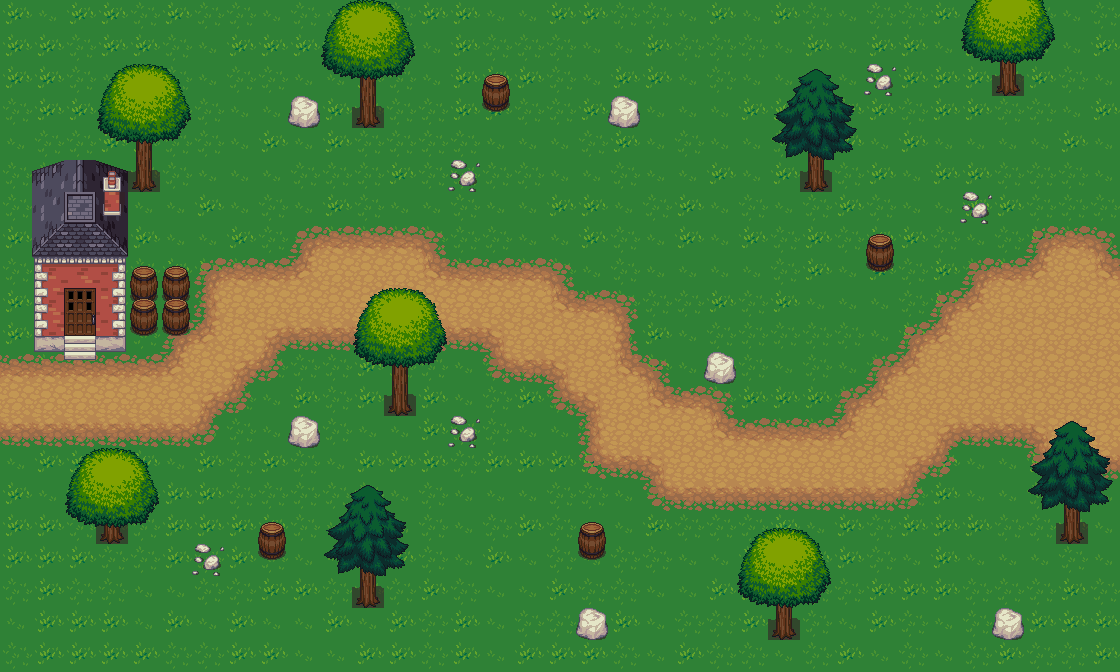

The image is a tile-based game level rendered from a .tmx file. Its description and source (layers, tilesets, objects; grid data summarised) follow:
An orthogonal 35x21 tile map with 32x32 px tiles, 7 tile layers (grama, caminho, tronco arvore, copa, ...), 38 tilesets.

<map version="1.0" orientation="orthogonal" renderorder="right-down" width="35" height="21" tilewidth="32" tileheight="32" nextobjectid="1">
 <tileset firstgid="1" name="barrel" tilewidth="32" tileheight="32" tilecount="8" columns="4">
  <image source="../../sprites/LPC Base Assets/tiles/barrel.png" width="128" height="64" />
 </tileset>
 <tileset firstgid="9" name="brackish" tilewidth="32" tileheight="32" tilecount="18" columns="3">
  <image source="../../sprites/LPC Base Assets/tiles/brackish.png" width="96" height="192" />
 </tileset>
 <tileset firstgid="27" name="bridges" tilewidth="32" tileheight="32" tilecount="42" columns="6">
  <image source="../../sprites/LPC Base Assets/tiles/bridges.png" width="192" height="224" />
 </tileset>
 <tileset firstgid="69" name="buckets" tilewidth="32" tileheight="32" tilecount="6" columns="3">
  <image source="../../sprites/LPC Base Assets/tiles/buckets.png" width="96" height="64" />
 </tileset>
 <tileset firstgid="75" name="cabinets" tilewidth="32" tileheight="32" tilecount="78" columns="6">
  <image source="../../sprites/LPC Base Assets/tiles/cabinets.png" width="192" height="416" />
 </tileset>
 <tileset firstgid="153" name="castle_lightsources" tilewidth="32" tileheight="32" tilecount="20" columns="5">
  <image source="../../sprites/LPC Base Assets/tiles/castle_lightsources.png" width="160" height="128" />
 </tileset>
 <tileset firstgid="173" name="castle_outside" tilewidth="32" tileheight="32" tilecount="187" columns="17">
  <image source="../../sprites/LPC Base Assets/tiles/castle_outside.png" width="544" height="352" />
 </tileset>
 <tileset firstgid="360" name="castlefloors" tilewidth="32" tileheight="32" tilecount="100" columns="10">
  <image source="../../sprites/LPC Base Assets/tiles/castlefloors.png" width="320" height="320" />
 </tileset>
 <tileset firstgid="460" name="castlefloors_outside" tilewidth="32" tileheight="32" tilecount="20" columns="4">
  <image source="../../sprites/LPC Base Assets/tiles/castlefloors_outside.png" width="128" height="160" />
 </tileset>
 <tileset firstgid="480" name="castlewalls" tilewidth="32" tileheight="32" tilecount="180" columns="12">
  <image source="../../sprites/LPC Base Assets/tiles/castlewalls.png" width="384" height="480" />
 </tileset>
 <tileset firstgid="660" name="cement" tilewidth="32" tileheight="32" tilecount="18" columns="3">
  <image source="../../sprites/LPC Base Assets/tiles/cement.png" width="96" height="192" />
 </tileset>
 <tileset firstgid="678" name="cementstair" tilewidth="32" tileheight="32" tilecount="20" columns="5">
  <image source="../../sprites/LPC Base Assets/tiles/cementstair.png" width="160" height="128" />
 </tileset>
 <tileset firstgid="698" name="chests" tilewidth="32" tileheight="32" tilecount="6" columns="2">
  <image source="../../sprites/LPC Base Assets/tiles/chests.png" width="64" height="96" />
 </tileset>
 <tileset firstgid="704" name="country" tilewidth="32" tileheight="32" tilecount="20" columns="5">
  <image source="../../sprites/LPC Base Assets/tiles/country.png" width="160" height="128" />
 </tileset>
 <tileset firstgid="724" name="cup" tilewidth="32" tileheight="32" tilecount="2" columns="1">
  <image source="../../sprites/LPC Base Assets/tiles/cup.png" width="32" height="64" />
 </tileset>
 <tileset firstgid="726" name="dirt" tilewidth="32" tileheight="32" tilecount="18" columns="3">
  <image source="../../sprites/LPC Base Assets/tiles/dirt.png" width="96" height="192" />
  <terraintypes>
   <terrain name="caminho" tile="-1" />
  </terraintypes>
  <tile id="1" terrain="0,0,0," />
  <tile id="2" terrain="0,0,,0" />
  <tile id="4" terrain="0,,0,0" />
  <tile id="5" terrain=",0,0,0" />
  <tile id="6" terrain=",,,0" />
  <tile id="7" terrain=",,0,0" />
  <tile id="8" terrain=",,0," />
  <tile id="9" terrain=",0,,0" />
  <tile id="10" terrain="0,0,0,0" />
  <tile id="11" terrain="0,,0," />
  <tile id="12" terrain=",0,," />
  <tile id="13" terrain="0,0,," />
  <tile id="14" terrain="0,,," />
 </tileset>
 <tileset firstgid="744" name="dirt2" tilewidth="32" tileheight="32" tilecount="18" columns="3">
  <image source="../../sprites/LPC Base Assets/tiles/dirt2.png" width="96" height="192" />
 </tileset>
 <tileset firstgid="762" name="dungeon" tilewidth="32" tileheight="32" tilecount="104" columns="13">
  <image source="../../sprites/LPC Base Assets/tiles/dungeon.png" width="416" height="256" />
 </tileset>
 <tileset firstgid="866" name="grass" tilewidth="32" tileheight="32" tilecount="18" columns="3">
  <image source="../../sprites/LPC Base Assets/tiles/grass.png" width="96" height="192" />
 </tileset>
 <tileset firstgid="884" name="grassalt" tilewidth="32" tileheight="32" tilecount="18" columns="3">
  <image source="../../sprites/LPC Base Assets/tiles/grassalt.png" width="96" height="192" />
 </tileset>
 <tileset firstgid="902" name="hole" tilewidth="32" tileheight="32" tilecount="18" columns="3">
  <image source="../../sprites/LPC Base Assets/tiles/hole.png" width="96" height="192" />
 </tileset>
 <tileset firstgid="920" name="holek" tilewidth="32" tileheight="32" tilecount="18" columns="3">
  <image source="../../sprites/LPC Base Assets/tiles/holek.png" width="96" height="192" />
 </tileset>
 <tileset firstgid="938" name="holemid" tilewidth="32" tileheight="32" tilecount="18" columns="3">
  <image source="../../sprites/LPC Base Assets/tiles/holemid.png" width="96" height="192" />
 </tileset>
 <tileset firstgid="956" name="house" tilewidth="32" tileheight="32" tilecount="63" columns="9">
  <image source="../../sprites/LPC Base Assets/tiles/house.png" width="288" height="224" />
 </tileset>
 <tileset firstgid="1019" name="inside" tilewidth="32" tileheight="32" tilecount="100" columns="10">
  <image source="../../sprites/LPC Base Assets/tiles/inside.png" width="320" height="320" />
 </tileset>
 <tileset firstgid="1119" name="kitchen" tilewidth="32" tileheight="32" tilecount="8" columns="2">
  <image source="../../sprites/LPC Base Assets/tiles/kitchen.png" width="64" height="128" />
 </tileset>
 <tileset firstgid="1127" name="lava" tilewidth="32" tileheight="32" tilecount="18" columns="3">
  <image source="../../sprites/LPC Base Assets/tiles/lava.png" width="96" height="192" />
 </tileset>
 <tileset firstgid="1145" name="lavarock" tilewidth="32" tileheight="32" tilecount="18" columns="3">
  <image source="../../sprites/LPC Base Assets/tiles/lavarock.png" width="96" height="192" />
 </tileset>
 <tileset firstgid="1163" name="mountains" tilewidth="32" tileheight="32" tilecount="108" columns="12">
  <image source="../../sprites/LPC Base Assets/tiles/mountains.png" width="384" height="288" />
 </tileset>
 <tileset firstgid="1271" name="rock" tilewidth="32" tileheight="32" tilecount="2" columns="2">
  <image source="../../sprites/LPC Base Assets/tiles/rock.png" width="64" height="32" />
 </tileset>
 <tileset firstgid="1273" name="signs" tilewidth="32" tileheight="32" tilecount="6" columns="3">
  <image source="../../sprites/LPC Base Assets/tiles/signs.png" width="96" height="64" />
 </tileset>
 <tileset firstgid="1279" name="stairs" tilewidth="32" tileheight="32" tilecount="112" columns="8">
  <image source="../../sprites/LPC Base Assets/tiles/stairs.png" width="256" height="448" />
 </tileset>
 <tileset firstgid="1391" name="treetop" tilewidth="32" tileheight="32" tilecount="42" columns="6">
  <image source="../../sprites/LPC Base Assets/tiles/treetop.png" width="192" height="224" />
 </tileset>
 <tileset firstgid="1433" name="trunk" tilewidth="32" tileheight="32" tilecount="18" columns="6">
  <image source="../../sprites/LPC Base Assets/tiles/trunk.png" width="192" height="96" />
 </tileset>
 <tileset firstgid="1451" name="victoria" tilewidth="32" tileheight="32" tilecount="55" columns="11">
  <image source="../../sprites/LPC Base Assets/tiles/victoria.png" width="352" height="160" />
 </tileset>
 <tileset firstgid="1506" name="water" tilewidth="32" tileheight="32" tilecount="18" columns="3">
  <image source="../../sprites/LPC Base Assets/tiles/water.png" width="96" height="192" />
  <terraintypes>
   <terrain name="agua" tile="-1" />
  </terraintypes>
  <tile id="1" terrain="0,0,0," />
  <tile id="2" terrain="0,0,,0" />
  <tile id="4" terrain="0,,0,0" />
  <tile id="5" terrain=",0,0,0" />
  <tile id="6" terrain=",,,0" />
  <tile id="7" terrain=",,0,0" />
  <tile id="8" terrain=",,0," />
  <tile id="9" terrain=",0,,0" />
  <tile id="10" terrain="0,0,0,0" />
  <tile id="11" terrain="0,,0," />
  <tile id="12" terrain=",0,," />
  <tile id="13" terrain="0,0,," />
  <tile id="14" terrain="0,,," />
 </tileset>
 <tileset firstgid="1524" name="waterfall" tilewidth="32" tileheight="32" tilecount="15" columns="3">
  <image source="../../sprites/LPC Base Assets/tiles/waterfall.png" width="96" height="160" />
 </tileset>
 <tileset firstgid="1539" name="watergrass" tilewidth="32" tileheight="32" tilecount="18" columns="3">
  <image source="../../sprites/LPC Base Assets/tiles/watergrass.png" width="96" height="192" />
 </tileset>
 <layer name="grama" width="35" height="21">
  <data>[735 cells, 735 non-empty, 3 distinct tile ids]</data>
 </layer>
 <layer name="caminho" width="35" height="21">
  <data>[735 cells, 166 non-empty, 16 distinct tile ids]</data>
 </layer>
 <layer name="tronco arvore" width="35" height="21">
  <data>[735 cells, 30 non-empty, 4 distinct tile ids]</data>
 </layer>
 <layer name="copa" width="35" height="21">
  <data>[735 cells, 78 non-empty, 27 distinct tile ids]</data>
 </layer>
 <layer name="casa" width="35" height="21">
  <data>[735 cells, 20 non-empty, 11 distinct tile ids]</data>
 </layer>
 <layer name="escada casa" width="35" height="21">
  <data>[735 cells, 11 non-empty, 11 distinct tile ids]</data>
 </layer>
 <layer name="detalhes telhado" width="35" height="21">
  <data>[735 cells, 2 non-empty, 2 distinct tile ids]</data>
 </layer>
</map>
